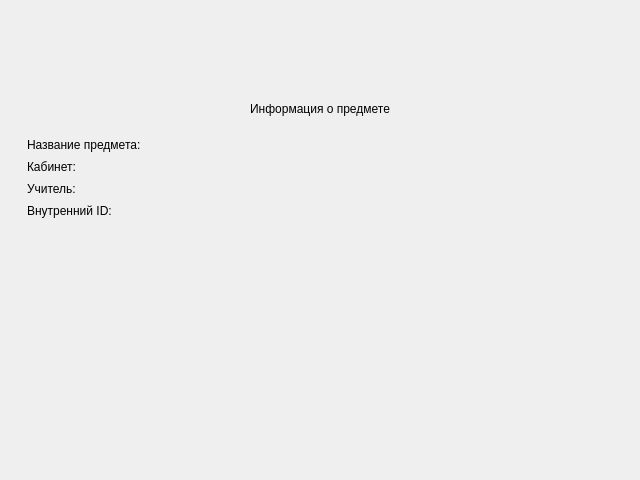
<?xml version="1.0" encoding="UTF-8"?>
<ui version="4.0">
 <class>lessonView</class>
 <widget class="QWidget" name="lessonView">
  <property name="geometry">
   <rect>
    <x>0</x>
    <y>0</y>
    <width>640</width>
    <height>480</height>
   </rect>
  </property>
  <property name="minimumSize">
   <size>
    <width>640</width>
    <height>480</height>
   </size>
  </property>
  <property name="windowTitle">
   <string>Form</string>
  </property>
  <layout class="QVBoxLayout" name="verticalLayout">
   <item>
    <spacer name="verticalSpacer_2">
     <property name="orientation">
      <enum>Qt::Vertical</enum>
     </property>
     <property name="sizeHint" stdset="0">
      <size>
       <width>20</width>
       <height>40</height>
      </size>
     </property>
    </spacer>
   </item>
   <item>
    <widget class="QLabel" name="title">
     <property name="text">
      <string>Информация о предмете</string>
     </property>
     <property name="alignment">
      <set>Qt::AlignCenter</set>
     </property>
    </widget>
   </item>
   <item>
    <widget class="QWidget" name="widget" native="true">
     <property name="minimumSize">
      <size>
       <width>0</width>
       <height>256</height>
      </size>
     </property>
     <property name="maximumSize">
      <size>
       <width>16777215</width>
       <height>16777215</height>
      </size>
     </property>
     <layout class="QVBoxLayout" name="verticalLayout_2">
      <property name="spacing">
       <number>8</number>
      </property>
      <property name="leftMargin">
       <number>16</number>
      </property>
      <property name="topMargin">
       <number>16</number>
      </property>
      <property name="rightMargin">
       <number>16</number>
      </property>
      <property name="bottomMargin">
       <number>16</number>
      </property>
      <item>
       <widget class="QLabel" name="name">
        <property name="text">
         <string>Название предмета:</string>
        </property>
       </widget>
      </item>
      <item>
       <widget class="QLabel" name="cabn">
        <property name="text">
         <string>Кабинет: </string>
        </property>
       </widget>
      </item>
      <item>
       <widget class="QLabel" name="teacher">
        <property name="text">
         <string>Учитель: </string>
        </property>
       </widget>
      </item>
      <item>
       <widget class="QLabel" name="internal_id">
        <property name="text">
         <string>Внутренний ID: </string>
        </property>
       </widget>
      </item>
      <item>
       <spacer name="verticalSpacer_3">
        <property name="orientation">
         <enum>Qt::Vertical</enum>
        </property>
        <property name="sizeHint" stdset="0">
         <size>
          <width>20</width>
          <height>40</height>
         </size>
        </property>
       </spacer>
      </item>
     </layout>
    </widget>
   </item>
   <item>
    <spacer name="verticalSpacer">
     <property name="orientation">
      <enum>Qt::Vertical</enum>
     </property>
     <property name="sizeHint" stdset="0">
      <size>
       <width>20</width>
       <height>40</height>
      </size>
     </property>
    </spacer>
   </item>
  </layout>
 </widget>
 <resources/>
 <connections/>
</ui>
